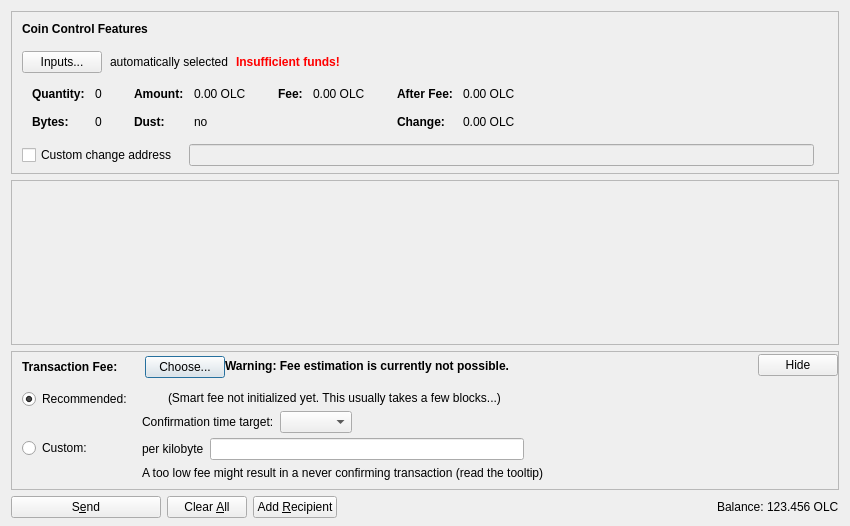
<?xml version="1.0" encoding="UTF-8"?>
<ui version="4.0">
 <class>SendCoinsDialog</class>
 <widget class="QDialog" name="SendCoinsDialog">
  <property name="geometry">
   <rect>
    <x>0</x>
    <y>0</y>
    <width>850</width>
    <height>526</height>
   </rect>
  </property>
  <property name="windowTitle">
   <string>Send Coins</string>
  </property>
  <layout class="QVBoxLayout" name="verticalLayout" stretch="0,1,0,0">
   <property name="bottomMargin">
    <number>8</number>
   </property>
   <item>
    <widget class="QFrame" name="frameCoinControl">
     <property name="sizePolicy">
      <sizepolicy hsizetype="Expanding" vsizetype="Expanding">
       <horstretch>0</horstretch>
       <verstretch>0</verstretch>
      </sizepolicy>
     </property>
     <property name="maximumSize">
      <size>
       <width>16777215</width>
       <height>16777215</height>
      </size>
     </property>
     <property name="frameShape">
      <enum>QFrame::StyledPanel</enum>
     </property>
     <property name="frameShadow">
      <enum>QFrame::Sunken</enum>
     </property>
     <layout class="QVBoxLayout" name="verticalLayoutCoinControl2">
      <property name="spacing">
       <number>0</number>
      </property>
      <property name="leftMargin">
       <number>0</number>
      </property>
      <property name="topMargin">
       <number>0</number>
      </property>
      <property name="rightMargin">
       <number>0</number>
      </property>
      <property name="bottomMargin">
       <number>6</number>
      </property>
      <item>
       <layout class="QVBoxLayout" name="verticalLayoutCoinControl" stretch="0,0,0,0,1">
        <property name="spacing">
         <number>0</number>
        </property>
        <property name="leftMargin">
         <number>10</number>
        </property>
        <property name="topMargin">
         <number>10</number>
        </property>
        <item>
         <layout class="QHBoxLayout" name="horizontalLayoutCoinControl1">
          <property name="bottomMargin">
           <number>15</number>
          </property>
          <item>
           <widget class="QLabel" name="labelCoinControlFeatures">
            <property name="sizePolicy">
             <sizepolicy hsizetype="Preferred" vsizetype="Maximum">
              <horstretch>0</horstretch>
              <verstretch>0</verstretch>
             </sizepolicy>
            </property>
            <property name="font">
             <font>
              <weight>75</weight>
              <bold>true</bold>
             </font>
            </property>
            <property name="styleSheet">
             <string notr="true">font-weight:bold;</string>
            </property>
            <property name="text">
             <string>Coin Control Features</string>
            </property>
           </widget>
          </item>
         </layout>
        </item>
        <item>
         <layout class="QHBoxLayout" name="horizontalLayoutCoinControl2" stretch="0,0,0,0">
          <property name="spacing">
           <number>8</number>
          </property>
          <property name="bottomMargin">
           <number>10</number>
          </property>
          <item>
           <widget class="QPushButton" name="pushButtonCoinControl">
            <property name="styleSheet">
             <string notr="true"/>
            </property>
            <property name="text">
             <string>Inputs...</string>
            </property>
            <property name="autoDefault">
             <bool>false</bool>
            </property>
           </widget>
          </item>
          <item>
           <widget class="QLabel" name="labelCoinControlAutomaticallySelected">
            <property name="text">
             <string>automatically selected</string>
            </property>
            <property name="margin">
             <number>5</number>
            </property>
           </widget>
          </item>
          <item>
           <widget class="QLabel" name="labelCoinControlInsuffFunds">
            <property name="font">
             <font>
              <weight>75</weight>
              <bold>true</bold>
             </font>
            </property>
            <property name="styleSheet">
             <string notr="true">color:red;font-weight:bold;</string>
            </property>
            <property name="text">
             <string>Insufficient funds!</string>
            </property>
            <property name="margin">
             <number>5</number>
            </property>
           </widget>
          </item>
          <item>
           <spacer name="horizontalSpacerCoinControl">
            <property name="orientation">
             <enum>Qt::Horizontal</enum>
            </property>
            <property name="sizeHint" stdset="0">
             <size>
              <width>40</width>
              <height>1</height>
             </size>
            </property>
           </spacer>
          </item>
         </layout>
        </item>
        <item>
         <widget class="QWidget" name="widgetCoinControl" native="true">
          <property name="sizePolicy">
           <sizepolicy hsizetype="Preferred" vsizetype="Preferred">
            <horstretch>0</horstretch>
            <verstretch>0</verstretch>
           </sizepolicy>
          </property>
          <property name="minimumSize">
           <size>
            <width>0</width>
            <height>0</height>
           </size>
          </property>
          <property name="styleSheet">
           <string notr="true"/>
          </property>
          <layout class="QHBoxLayout" name="horizontalLayoutCoinControl5">
           <property name="leftMargin">
            <number>0</number>
           </property>
           <property name="topMargin">
            <number>0</number>
           </property>
           <property name="rightMargin">
            <number>0</number>
           </property>
           <property name="bottomMargin">
            <number>0</number>
           </property>
           <item>
            <layout class="QHBoxLayout" name="horizontalLayoutCoinControl3" stretch="0,0,0,1">
             <property name="spacing">
              <number>20</number>
             </property>
             <property name="topMargin">
              <number>0</number>
             </property>
             <property name="bottomMargin">
              <number>10</number>
             </property>
             <item>
              <layout class="QFormLayout" name="formLayoutCoinControl1">
               <property name="horizontalSpacing">
                <number>10</number>
               </property>
               <property name="verticalSpacing">
                <number>14</number>
               </property>
               <property name="leftMargin">
                <number>10</number>
               </property>
               <property name="topMargin">
                <number>4</number>
               </property>
               <property name="rightMargin">
                <number>6</number>
               </property>
               <item row="0" column="0">
                <widget class="QLabel" name="labelCoinControlQuantityText">
                 <property name="font">
                  <font>
                   <weight>75</weight>
                   <bold>true</bold>
                  </font>
                 </property>
                 <property name="text">
                  <string>Quantity:</string>
                 </property>
                 <property name="margin">
                  <number>0</number>
                 </property>
                </widget>
               </item>
               <item row="0" column="1">
                <widget class="QLabel" name="labelCoinControlQuantity">
                 <property name="cursor">
                  <cursorShape>IBeamCursor</cursorShape>
                 </property>
                 <property name="contextMenuPolicy">
                  <enum>Qt::ActionsContextMenu</enum>
                 </property>
                 <property name="text">
                  <string notr="true">0</string>
                 </property>
                 <property name="margin">
                  <number>0</number>
                 </property>
                 <property name="textInteractionFlags">
                  <set>Qt::LinksAccessibleByMouse|Qt::TextSelectableByKeyboard|Qt::TextSelectableByMouse</set>
                 </property>
                </widget>
               </item>
               <item row="1" column="0">
                <widget class="QLabel" name="labelCoinControlBytesText">
                 <property name="font">
                  <font>
                   <weight>75</weight>
                   <bold>true</bold>
                  </font>
                 </property>
                 <property name="text">
                  <string>Bytes:</string>
                 </property>
                </widget>
               </item>
               <item row="1" column="1">
                <widget class="QLabel" name="labelCoinControlBytes">
                 <property name="cursor">
                  <cursorShape>IBeamCursor</cursorShape>
                 </property>
                 <property name="contextMenuPolicy">
                  <enum>Qt::ActionsContextMenu</enum>
                 </property>
                 <property name="text">
                  <string notr="true">0</string>
                 </property>
                 <property name="textInteractionFlags">
                  <set>Qt::LinksAccessibleByMouse|Qt::TextSelectableByKeyboard|Qt::TextSelectableByMouse</set>
                 </property>
                </widget>
               </item>
              </layout>
             </item>
             <item>
              <layout class="QFormLayout" name="formLayoutCoinControl2">
               <property name="horizontalSpacing">
                <number>10</number>
               </property>
               <property name="verticalSpacing">
                <number>14</number>
               </property>
               <property name="leftMargin">
                <number>6</number>
               </property>
               <property name="topMargin">
                <number>4</number>
               </property>
               <property name="rightMargin">
                <number>6</number>
               </property>
               <item row="0" column="0">
                <widget class="QLabel" name="labelCoinControlAmountText">
                 <property name="font">
                  <font>
                   <weight>75</weight>
                   <bold>true</bold>
                  </font>
                 </property>
                 <property name="text">
                  <string>Amount:</string>
                 </property>
                 <property name="margin">
                  <number>0</number>
                 </property>
                </widget>
               </item>
               <item row="0" column="1">
                <widget class="QLabel" name="labelCoinControlAmount">
                 <property name="cursor">
                  <cursorShape>IBeamCursor</cursorShape>
                 </property>
                 <property name="contextMenuPolicy">
                  <enum>Qt::ActionsContextMenu</enum>
                 </property>
                 <property name="text">
                  <string notr="true">0.00 OLC</string>
                 </property>
                 <property name="textInteractionFlags">
                  <set>Qt::LinksAccessibleByMouse|Qt::TextSelectableByKeyboard|Qt::TextSelectableByMouse</set>
                 </property>
                </widget>
               </item>
               <item row="1" column="0">
                <widget class="QLabel" name="labelCoinControlLowOutputText">
                 <property name="font">
                  <font>
                   <weight>75</weight>
                   <bold>true</bold>
                  </font>
                 </property>
                 <property name="text">
                  <string>Dust:</string>
                 </property>
                </widget>
               </item>
               <item row="1" column="1">
                <widget class="QLabel" name="labelCoinControlLowOutput">
                 <property name="cursor">
                  <cursorShape>IBeamCursor</cursorShape>
                 </property>
                 <property name="contextMenuPolicy">
                  <enum>Qt::ActionsContextMenu</enum>
                 </property>
                 <property name="text">
                  <string notr="true">no</string>
                 </property>
                 <property name="textInteractionFlags">
                  <set>Qt::LinksAccessibleByMouse|Qt::TextSelectableByKeyboard|Qt::TextSelectableByMouse</set>
                 </property>
                </widget>
               </item>
              </layout>
             </item>
             <item>
              <layout class="QFormLayout" name="formLayoutCoinControl3">
               <property name="horizontalSpacing">
                <number>10</number>
               </property>
               <property name="verticalSpacing">
                <number>14</number>
               </property>
               <property name="leftMargin">
                <number>6</number>
               </property>
               <property name="topMargin">
                <number>4</number>
               </property>
               <property name="rightMargin">
                <number>6</number>
               </property>
               <item row="0" column="0">
                <widget class="QLabel" name="labelCoinControlFeeText">
                 <property name="font">
                  <font>
                   <weight>75</weight>
                   <bold>true</bold>
                  </font>
                 </property>
                 <property name="text">
                  <string>Fee:</string>
                 </property>
                 <property name="margin">
                  <number>0</number>
                 </property>
                </widget>
               </item>
               <item row="0" column="1">
                <widget class="QLabel" name="labelCoinControlFee">
                 <property name="cursor">
                  <cursorShape>IBeamCursor</cursorShape>
                 </property>
                 <property name="contextMenuPolicy">
                  <enum>Qt::ActionsContextMenu</enum>
                 </property>
                 <property name="text">
                  <string notr="true">0.00 OLC</string>
                 </property>
                 <property name="textInteractionFlags">
                  <set>Qt::LinksAccessibleByMouse|Qt::TextSelectableByKeyboard|Qt::TextSelectableByMouse</set>
                 </property>
                </widget>
               </item>
              </layout>
             </item>
             <item>
              <layout class="QFormLayout" name="formLayoutCoinControl4">
               <property name="horizontalSpacing">
                <number>10</number>
               </property>
               <property name="verticalSpacing">
                <number>14</number>
               </property>
               <property name="leftMargin">
                <number>6</number>
               </property>
               <property name="topMargin">
                <number>4</number>
               </property>
               <property name="rightMargin">
                <number>6</number>
               </property>
               <item row="0" column="0">
                <widget class="QLabel" name="labelCoinControlAfterFeeText">
                 <property name="font">
                  <font>
                   <weight>75</weight>
                   <bold>true</bold>
                  </font>
                 </property>
                 <property name="text">
                  <string>After Fee:</string>
                 </property>
                 <property name="margin">
                  <number>0</number>
                 </property>
                </widget>
               </item>
               <item row="0" column="1">
                <widget class="QLabel" name="labelCoinControlAfterFee">
                 <property name="cursor">
                  <cursorShape>IBeamCursor</cursorShape>
                 </property>
                 <property name="contextMenuPolicy">
                  <enum>Qt::ActionsContextMenu</enum>
                 </property>
                 <property name="text">
                  <string notr="true">0.00 OLC</string>
                 </property>
                 <property name="textInteractionFlags">
                  <set>Qt::LinksAccessibleByMouse|Qt::TextSelectableByKeyboard|Qt::TextSelectableByMouse</set>
                 </property>
                </widget>
               </item>
               <item row="1" column="0">
                <widget class="QLabel" name="labelCoinControlChangeText">
                 <property name="font">
                  <font>
                   <weight>75</weight>
                   <bold>true</bold>
                  </font>
                 </property>
                 <property name="text">
                  <string>Change:</string>
                 </property>
                </widget>
               </item>
               <item row="1" column="1">
                <widget class="QLabel" name="labelCoinControlChange">
                 <property name="cursor">
                  <cursorShape>IBeamCursor</cursorShape>
                 </property>
                 <property name="contextMenuPolicy">
                  <enum>Qt::ActionsContextMenu</enum>
                 </property>
                 <property name="text">
                  <string notr="true">0.00 OLC</string>
                 </property>
                 <property name="textInteractionFlags">
                  <set>Qt::LinksAccessibleByMouse|Qt::TextSelectableByKeyboard|Qt::TextSelectableByMouse</set>
                 </property>
                </widget>
               </item>
              </layout>
             </item>
            </layout>
           </item>
          </layout>
         </widget>
        </item>
        <item>
         <layout class="QHBoxLayout" name="horizontalLayoutCoinControl4" stretch="0,0,0">
          <property name="spacing">
           <number>12</number>
          </property>
          <property name="sizeConstraint">
           <enum>QLayout::SetDefaultConstraint</enum>
          </property>
          <property name="topMargin">
           <number>5</number>
          </property>
          <property name="rightMargin">
           <number>5</number>
          </property>
          <item>
           <widget class="QCheckBox" name="checkBoxCoinControlChange">
            <property name="toolTip">
             <string>If this is activated, but the change address is empty or invalid, change will be sent to a newly generated address.</string>
            </property>
            <property name="text">
             <string>Custom change address</string>
            </property>
           </widget>
          </item>
          <item>
           <widget class="QValidatedLineEdit" name="lineEditCoinControlChange">
            <property name="enabled">
             <bool>false</bool>
            </property>
            <property name="sizePolicy">
             <sizepolicy hsizetype="Expanding" vsizetype="Fixed">
              <horstretch>0</horstretch>
              <verstretch>0</verstretch>
             </sizepolicy>
            </property>
           </widget>
          </item>
          <item>
           <widget class="QLabel" name="labelCoinControlChangeLabel">
            <property name="sizePolicy">
             <sizepolicy hsizetype="Preferred" vsizetype="Expanding">
              <horstretch>0</horstretch>
              <verstretch>0</verstretch>
             </sizepolicy>
            </property>
            <property name="minimumSize">
             <size>
              <width>0</width>
              <height>0</height>
             </size>
            </property>
            <property name="text">
             <string/>
            </property>
            <property name="margin">
             <number>3</number>
            </property>
           </widget>
          </item>
         </layout>
        </item>
        <item>
         <spacer name="verticalSpacerCoinControl">
          <property name="orientation">
           <enum>Qt::Vertical</enum>
          </property>
          <property name="sizeHint" stdset="0">
           <size>
            <width>800</width>
            <height>1</height>
           </size>
          </property>
         </spacer>
        </item>
       </layout>
      </item>
     </layout>
    </widget>
   </item>
   <item>
    <widget class="QScrollArea" name="scrollArea">
     <property name="widgetResizable">
      <bool>true</bool>
     </property>
     <widget class="QWidget" name="scrollAreaWidgetContents">
      <property name="geometry">
       <rect>
        <x>0</x>
        <y>0</y>
        <width>830</width>
        <height>104</height>
       </rect>
      </property>
      <layout class="QVBoxLayout" name="verticalLayout_2" stretch="0,1">
       <property name="leftMargin">
        <number>0</number>
       </property>
       <property name="topMargin">
        <number>0</number>
       </property>
       <property name="rightMargin">
        <number>0</number>
       </property>
       <property name="bottomMargin">
        <number>0</number>
       </property>
       <item>
        <layout class="QVBoxLayout" name="entries">
         <property name="spacing">
          <number>6</number>
         </property>
        </layout>
       </item>
       <item>
        <spacer name="verticalSpacer">
         <property name="orientation">
          <enum>Qt::Vertical</enum>
         </property>
         <property name="sizeHint" stdset="0">
          <size>
           <width>20</width>
           <height>40</height>
          </size>
         </property>
        </spacer>
       </item>
      </layout>
     </widget>
    </widget>
   </item>
   <item>
    <widget class="QFrame" name="frameFee">
     <property name="sizePolicy">
      <sizepolicy hsizetype="Expanding" vsizetype="Expanding">
       <horstretch>0</horstretch>
       <verstretch>0</verstretch>
      </sizepolicy>
     </property>
     <property name="maximumSize">
      <size>
       <width>16777215</width>
       <height>16777215</height>
      </size>
     </property>
     <property name="frameShape">
      <enum>QFrame::StyledPanel</enum>
     </property>
     <property name="frameShadow">
      <enum>QFrame::Sunken</enum>
     </property>
     <layout class="QVBoxLayout" name="verticalLayoutFee1">
      <property name="spacing">
       <number>0</number>
      </property>
      <property name="leftMargin">
       <number>0</number>
      </property>
      <property name="topMargin">
       <number>0</number>
      </property>
      <property name="rightMargin">
       <number>0</number>
      </property>
      <property name="bottomMargin">
       <number>0</number>
      </property>
      <item>
       <layout class="QVBoxLayout" name="verticalLayoutFee2" stretch="0,0,0">
        <property name="spacing">
         <number>0</number>
        </property>
        <property name="leftMargin">
         <number>10</number>
        </property>
        <property name="topMargin">
         <number>0</number>
        </property>
        <item>
         <layout class="QHBoxLayout" name="horizontalLayoutFee1">
          <property name="bottomMargin">
           <number>0</number>
          </property>
          <item>
           <layout class="QVBoxLayout" name="verticalLayoutFee7">
            <property name="spacing">
             <number>0</number>
            </property>
            <item>
             <spacer name="verticalSpacerSmartFee">
              <property name="orientation">
               <enum>Qt::Vertical</enum>
              </property>
              <property name="sizeType">
               <enum>QSizePolicy::Fixed</enum>
              </property>
              <property name="sizeHint" stdset="0">
               <size>
                <width>1</width>
                <height>4</height>
               </size>
              </property>
             </spacer>
            </item>
            <item>
             <layout class="QHBoxLayout" name="horizontalLayoutSmartFee">
              <property name="spacing">
               <number>10</number>
              </property>
              <item>
               <widget class="QLabel" name="labelFeeHeadline">
                <property name="sizePolicy">
                 <sizepolicy hsizetype="Preferred" vsizetype="Maximum">
                  <horstretch>0</horstretch>
                  <verstretch>0</verstretch>
                 </sizepolicy>
                </property>
                <property name="font">
                 <font>
                  <weight>75</weight>
                  <bold>true</bold>
                 </font>
                </property>
                <property name="styleSheet">
                 <string notr="true">font-weight:bold;</string>
                </property>
                <property name="text">
                 <string>Transaction Fee:</string>
                </property>
               </widget>
              </item>
              <item>
               <widget class="QLabel" name="labelFeeMinimized">
                <property name="text">
                 <string/>
                </property>
               </widget>
              </item>
              <item>
               <widget class="QPushButton" name="buttonChooseFee">
                <property name="text">
                 <string>Choose...</string>
                </property>
               </widget>
              </item>
             </layout>
            </item>
            <item>
             <spacer name="verticalSpacer_5">
              <property name="orientation">
               <enum>Qt::Vertical</enum>
              </property>
              <property name="sizeHint" stdset="0">
               <size>
                <width>1</width>
                <height>1</height>
               </size>
              </property>
             </spacer>
            </item>
           </layout>
          </item>
          <item>
           <widget class="QLabel" name="fallbackFeeWarningLabel">
            <property name="toolTip">
             <string>Using the fallbackfee can result in sending a transaction that will take several hours or days (or never) to confirm. Consider choosing your fee manually or wait until you have validated the complete chain.</string>
            </property>
            <property name="font">
            <font>
                <weight>75</weight>
                <bold>true</bold>
            </font>
            </property>
            <property name="text">
             <string>Warning: Fee estimation is currently not possible.</string>
            </property>
            <property name="wordWrap">
             <bool>false</bool>
            </property>
           </widget>
          </item>
          <item>
           <spacer name="horizontalSpacer_4">
            <property name="orientation">
             <enum>Qt::Horizontal</enum>
            </property>
            <property name="sizeType">
             <enum>QSizePolicy::MinimumExpanding</enum>
            </property>
            <property name="sizeHint" stdset="0">
             <size>
              <width>40</width>
              <height>20</height>
             </size>
            </property>
           </spacer>
          </item>
          <item>
           <widget class="QPushButton" name="buttonMinimizeFee">
            <property name="toolTip">
             <string>collapse fee-settings</string>
            </property>
            <property name="text">
             <string>Hide</string>
            </property>
           </widget>
          </item>
         </layout>
        </item>
        <item>
         <widget class="QFrame" name="frameFeeSelection">
          <layout class="QVBoxLayout" name="verticalLayoutFee12">
           <property name="spacing">
            <number>0</number>
           </property>
           <property name="leftMargin">
            <number>0</number>
           </property>
           <property name="topMargin">
            <number>0</number>
           </property>
           <property name="rightMargin">
            <number>0</number>
           </property>
           <property name="bottomMargin">
            <number>0</number>
           </property>
           <item>
            <layout class="QGridLayout" name="gridLayoutFee">
             <property name="topMargin">
              <number>10</number>
             </property>
             <property name="bottomMargin">
              <number>4</number>
             </property>
             <property name="horizontalSpacing">
              <number>10</number>
             </property>
             <property name="verticalSpacing">
              <number>4</number>
             </property>
             <item row="1" column="1">
              <layout class="QVBoxLayout" name="verticalLayoutFee8">
               <property name="spacing">
                <number>6</number>
               </property>
               <item>
                <layout class="QHBoxLayout" name="horizontalLayoutFee13">
                 <item>
                  <widget class="QLabel" name="labelCustomPerKilobyte">
                   <property name="toolTip">
                    <string>Specify a custom fee per kB (1,000 bytes) of the transaction's virtual size.

Note:  Since the fee is calculated on a per-byte basis, a fee of "100 satoshis per kB" for a transaction size of 500 bytes (half of 1 kB) would ultimately yield a fee of only 50 satoshis.</string>
                   </property>
                   <property name="text">
                    <string>per kilobyte</string>
                   </property>
                  </widget>
                 </item>
                 <item>
                  <widget class="OlivingcoinAmountField" name="customFee"/>
                 </item>
                 <item>
                  <spacer name="horizontalSpacer_6">
                   <property name="orientation">
                    <enum>Qt::Horizontal</enum>
                   </property>
                   <property name="sizeHint" stdset="0">
                    <size>
                     <width>1</width>
                     <height>1</height>
                    </size>
                   </property>
                  </spacer>
                 </item>
                </layout>
               </item>
               <item>
                <layout class="QHBoxLayout" name="horizontalLayoutFee8">
                 <item>
                  <widget class="QLabel" name="labelCustomFeeWarning">
                   <property name="enabled">
                    <bool>true</bool>
                   </property>
                   <property name="toolTip">
                    <string>When there is less transaction volume than space in the blocks, miners as well as relaying nodes may enforce a minimum fee. Paying only this minimum fee is just fine, but be aware that this can result in a never confirming transaction once there is more demand for olivingcoin transactions than the network can process.</string>
                   </property>
                   <property name="text">
                    <string>A too low fee might result in a never confirming transaction (read the tooltip)</string>
                   </property>
                  </widget>
                 </item>
                 <item>
                  <spacer name="horizontalSpacer_2">
                   <property name="orientation">
                    <enum>Qt::Horizontal</enum>
                   </property>
                   <property name="sizeHint" stdset="0">
                    <size>
                     <width>1</width>
                     <height>1</height>
                    </size>
                   </property>
                  </spacer>
                 </item>
                </layout>
               </item>
              </layout>
             </item>
             <item row="0" column="0">
              <layout class="QVBoxLayout" name="verticalLayoutFee4" stretch="0,1">
               <item>
                <widget class="QRadioButton" name="radioSmartFee">
                 <property name="text">
                  <string>Recommended:</string>
                 </property>
                 <property name="checked">
                  <bool>true</bool>
                 </property>
                 <attribute name="buttonGroup">
                  <string notr="true">groupFee</string>
                 </attribute>
                </widget>
               </item>
               <item>
                <spacer name="verticalSpacer_2">
                 <property name="orientation">
                  <enum>Qt::Vertical</enum>
                 </property>
                 <property name="sizeHint" stdset="0">
                  <size>
                   <width>1</width>
                   <height>1</height>
                  </size>
                 </property>
                </spacer>
               </item>
              </layout>
             </item>
             <item row="1" column="0">
              <layout class="QVBoxLayout" name="verticalLayoutFee9" stretch="0,1">
               <item>
                <widget class="QRadioButton" name="radioCustomFee">
                 <property name="text">
                  <string>Custom:</string>
                 </property>
                 <attribute name="buttonGroup">
                  <string notr="true">groupFee</string>
                 </attribute>
                </widget>
               </item>
               <item>
                <spacer name="verticalSpacer_6">
                 <property name="orientation">
                  <enum>Qt::Vertical</enum>
                 </property>
                 <property name="sizeHint" stdset="0">
                  <size>
                   <width>1</width>
                   <height>1</height>
                  </size>
                 </property>
                </spacer>
               </item>
              </layout>
             </item>
             <item row="0" column="1">
              <layout class="QVBoxLayout" name="verticalLayoutFee3" stretch="0,0,1">
               <property name="spacing">
                <number>6</number>
               </property>
               <property name="topMargin">
                <number>2</number>
               </property>
               <item>
                <layout class="QHBoxLayout" name="horizontalLayoutFee12">
                 <item>
                  <widget class="QLabel" name="labelSmartFee">
                   <property name="text">
                    <string/>
                   </property>
                  </widget>
                 </item>
                 <item>
                  <widget class="QLabel" name="labelFeeEstimation">
                   <property name="text">
                    <string/>
                   </property>
                  </widget>
                 </item>
                 <item>
                  <widget class="QLabel" name="labelSmartFee2">
                   <property name="text">
                    <string>(Smart fee not initialized yet. This usually takes a few blocks...)</string>
                   </property>
                  </widget>
                 </item>
                 <item>
                  <spacer name="horizontalSpacer_5">
                   <property name="orientation">
                    <enum>Qt::Horizontal</enum>
                   </property>
                   <property name="sizeHint" stdset="0">
                    <size>
                     <width>1</width>
                     <height>1</height>
                    </size>
                   </property>
                  </spacer>
                 </item>
                </layout>
               </item>
               <item>
                <layout class="QHBoxLayout" name="horizontalLayoutFee9">
                 <item>
                  <layout class="QVBoxLayout" name="verticalLayoutFee6">
                   <item>
                    <widget class="QLabel" name="labelSmartFee3">
                     <property name="text">
                      <string>Confirmation time target:</string>
                     </property>
                    </widget>
                   </item>
                  </layout>
                 </item>
                 <item>
                  <layout class="QVBoxLayout" name="verticalLayoutFee5">
                   <property name="rightMargin">
                    <number>30</number>
                   </property>
                   <item>
                    <layout class="QHBoxLayout" name="horizontalLayoutConfTarget">
                     <property name="bottomMargin">
                      <number>0</number>
                     </property>
                     <item>
                      <widget class="QComboBox" name="confTargetSelector"/>
                     </item>
                     <item>
                      <spacer name="horizontalSpacerConfTarget">
                       <property name="orientation">
                        <enum>Qt::Horizontal</enum>
                       </property>
                       <property name="sizeHint" stdset="0">
                        <size>
                         <width>40</width>
                         <height>20</height>
                        </size>
                       </property>
                      </spacer>
                     </item>
                    </layout>
                   </item>
                  </layout>
                 </item>
                </layout>
               </item>
               <item>
                <spacer name="verticalSpacer_4">
                 <property name="orientation">
                  <enum>Qt::Vertical</enum>
                 </property>
                 <property name="sizeHint" stdset="0">
                  <size>
                   <width>1</width>
                   <height>1</height>
                  </size>
                 </property>
                </spacer>
               </item>
              </layout>
             </item>
            </layout>
           </item>
          </layout>
         </widget>
        </item>
        <item>
         <spacer name="verticalSpacerFee">
          <property name="orientation">
           <enum>Qt::Vertical</enum>
          </property>
          <property name="sizeHint" stdset="0">
           <size>
            <width>40</width>
            <height>5</height>
           </size>
          </property>
         </spacer>
        </item>
       </layout>
      </item>
     </layout>
    </widget>
   </item>
   <item>
    <layout class="QHBoxLayout" name="horizontalLayout">
     <item>
      <widget class="QPushButton" name="sendButton">
       <property name="minimumSize">
        <size>
         <width>150</width>
         <height>0</height>
        </size>
       </property>
       <property name="toolTip">
        <string>Confirm the send action</string>
       </property>
       <property name="text">
        <string>S&amp;end</string>
       </property>
       <property name="icon">
        <iconset resource="../olivingcoin.qrc">
         <normaloff>:/icons/send</normaloff>:/icons/send</iconset>
       </property>
       <property name="autoDefault">
        <bool>false</bool>
       </property>
       <property name="default">
        <bool>false</bool>
       </property>
      </widget>
     </item>
     <item>
      <widget class="QPushButton" name="clearButton">
       <property name="sizePolicy">
        <sizepolicy hsizetype="Minimum" vsizetype="Fixed">
         <horstretch>0</horstretch>
         <verstretch>0</verstretch>
        </sizepolicy>
       </property>
       <property name="toolTip">
        <string>Clear all fields of the form.</string>
       </property>
       <property name="text">
        <string>Clear &amp;All</string>
       </property>
       <property name="icon">
        <iconset resource="../olivingcoin.qrc">
         <normaloff>:/icons/remove</normaloff>:/icons/remove</iconset>
       </property>
       <property name="autoDefault">
        <bool>false</bool>
       </property>
      </widget>
     </item>
     <item>
      <widget class="QPushButton" name="addButton">
       <property name="toolTip">
        <string>Send to multiple recipients at once</string>
       </property>
       <property name="text">
        <string>Add &amp;Recipient</string>
       </property>
       <property name="icon">
        <iconset resource="../olivingcoin.qrc">
         <normaloff>:/icons/add</normaloff>:/icons/add</iconset>
       </property>
       <property name="autoDefault">
        <bool>false</bool>
       </property>
      </widget>
     </item>
     <item>
      <spacer name="horizontalSpacer">
       <property name="orientation">
        <enum>Qt::Horizontal</enum>
       </property>
       <property name="sizeHint" stdset="0">
        <size>
         <width>40</width>
         <height>20</height>
        </size>
       </property>
      </spacer>
     </item>
     <item>
      <layout class="QHBoxLayout" name="horizontalLayout_2">
       <property name="spacing">
        <number>3</number>
       </property>
       <item>
        <widget class="QLabel" name="label">
         <property name="sizePolicy">
          <sizepolicy hsizetype="Preferred" vsizetype="Fixed">
           <horstretch>0</horstretch>
           <verstretch>0</verstretch>
          </sizepolicy>
         </property>
         <property name="text">
          <string>Balance:</string>
         </property>
        </widget>
       </item>
       <item>
        <widget class="QLabel" name="labelBalance">
         <property name="sizePolicy">
          <sizepolicy hsizetype="Preferred" vsizetype="Fixed">
           <horstretch>0</horstretch>
           <verstretch>0</verstretch>
          </sizepolicy>
         </property>
         <property name="cursor">
          <cursorShape>IBeamCursor</cursorShape>
         </property>
         <property name="text">
          <string notr="true">123.456 OLC</string>
         </property>
         <property name="textInteractionFlags">
          <set>Qt::LinksAccessibleByMouse|Qt::TextSelectableByKeyboard|Qt::TextSelectableByMouse</set>
         </property>
        </widget>
       </item>
      </layout>
     </item>
    </layout>
   </item>
  </layout>
 </widget>
 <customwidgets>
  <customwidget>
   <class>QValidatedLineEdit</class>
   <extends>QLineEdit</extends>
   <header>qt/qvalidatedlineedit.h</header>
  </customwidget>
  <customwidget>
   <class>OlivingcoinAmountField</class>
   <extends>QLineEdit</extends>
   <header>qt/olivingcoinamountfield.h</header>
   <container>1</container>
  </customwidget>
 </customwidgets>
 <resources>
  <include location="../olivingcoin.qrc"/>
 </resources>
 <connections/>
 <buttongroups>
  <buttongroup name="groupFee"/>
 </buttongroups>
</ui>
